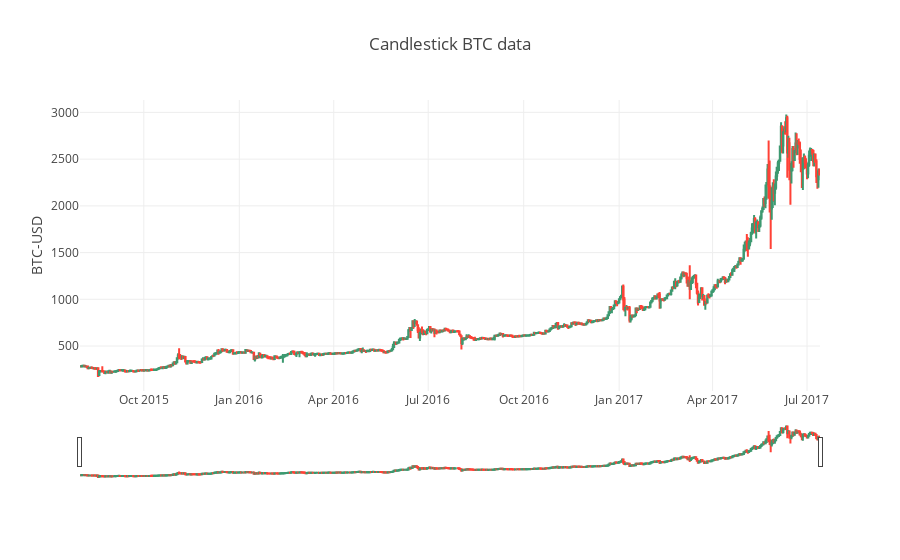

Notebook code for this chart:
### Code cell
import plotly.graph_objs as go

trace = go.Candlestick(x=data.date,
                       open=data.open,
                       high=data.high,
                       low=data.low,
                       close=data.close,
                      text = data.columns)
layout = {
    'title': 'Candlestick BTC data',
    'yaxis': {'title': 'BTC-USD'},    
}
candleData = [trace]

fig = dict(data=candleData, layout=layout)

iplot(fig)

### Figure 1 — Plotly figure (JSON) as saved in the notebook; plotly's stock layout.template omitted (floating-point values rounded to 4 significant figures; data arrays with more than 128 entries replaced by an {"elided": "..."} marker saying what was removed)
{"data": [{"close": {"elided": "713 float values"}, "high": {"elided": "713 float values"}, "low": {"elided": "713 float values"}, "open": {"elided": "713 float values"}, "text": ["date", "time", "open", "close", "low", "high", "volume", "pair_id"], "type": "candlestick", "x": {"elided": "713 str values"}}], "layout": {"title": "Candlestick BTC data", "yaxis": {"title": "BTC-USD"}}}
